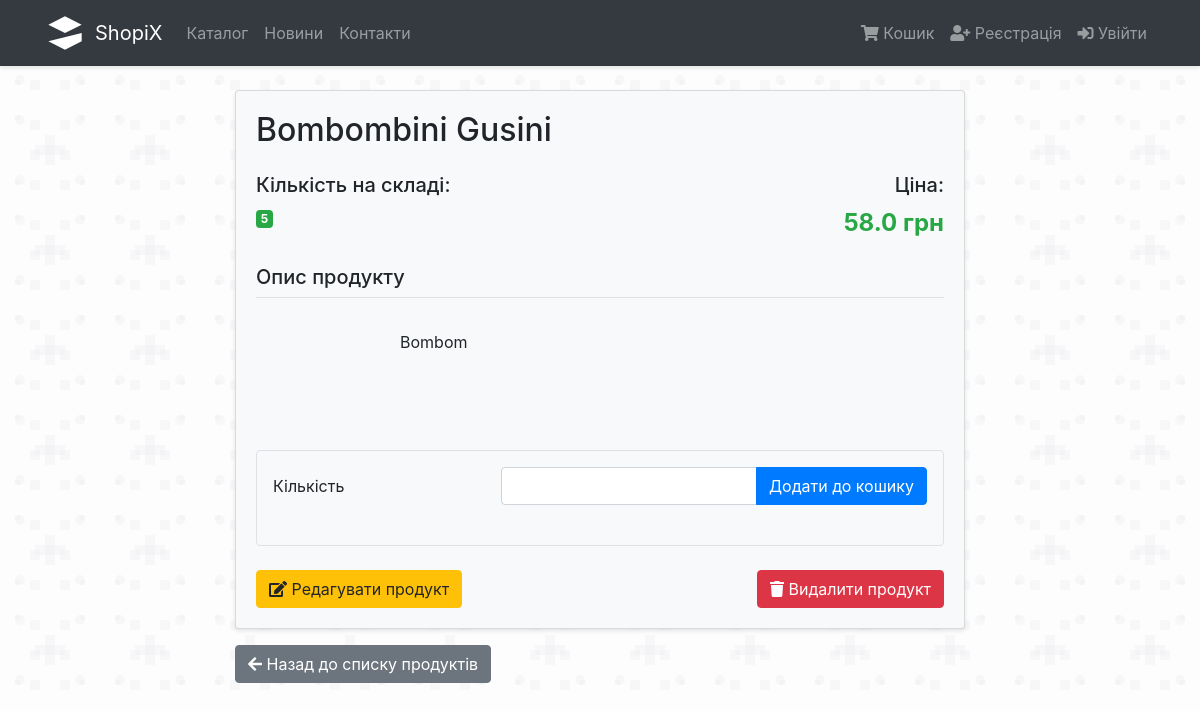
The app's page /products/4 with its own data.
### proj/products/models.py (models this page shows, shortened)
class Product(db.Model):
    id = db.Column(db.Integer, primary_key=True)
    name = db.Column(db.String(64), unique=False, nullable=False)
    in_stock = db.Column(db.Integer, default=0)
    description = db.Column(db.Text)
    price = db.Column(db.Float, nullable=True, default=0.01) #TODO: set nullable=False after a wipe-out
    orders = db.relationship('OrderToProduct', backref='product', lazy=True)

### proj/products/routes.py (the view, shortened to what this page needs)
@products.route('/<int:id>', methods=['GET', 'POST'])
def details(id):
    if 'cart' not in session:
        session['cart'] = []
    product = Product.query.get_or_404(id)
    form = AddToCart(product_id=product.id)
    return render_template('products/product_details.html', product=product, form=form)

### proj/cart/forms.py
class AddToCart(FlaskForm):
    product_id = HiddenField('ID', validators=[DataRequired()])
    quantity = IntegerField('Кількість', validators=[DataRequired(), NumberRange(min=1)])
    submit = SubmitField('Додати до кошику')

### proj/__init__.py (called while the page is built)
def nl2br(value):
    return Markup(value.replace('\n', '<br>'))

### proj/templates/products/product_details.html (shortened to what this page needs)
{% extends "layout.html" %}
{% block content %}
    <div class="row justify-content-center">
        <div class="col-md-8">
            <div class="card bg-light">
                <div class="card-body">
                    <h2 class="card-title mb-4">{{ product.name }}</h2>
                    <div class="row mb-4">
                        <div class="col-md-6">
                            <h5>Кількість на складі:</h5>
                            {% if product.in_stock > 0 %}
                                <span class="badge badge-success">{{ product.in_stock }}</span>
                            {% else %}
                                <span class="badge badge-danger">Немає в наявності</span>
                            {% endif %}
                        </div>
                        <div class="col-md-6 text-right">
                            <h5>Ціна:</h5>
                            <span class="product-price">{{ product.price }} грн</span>
                        </div>
                    </div>
                    {% if product.description %}
                        <div class="mb-4">
                            <h5 class="border-bottom pb-2">Опис продукту</h5>
                            <div class="description-text">
                                {{ product.description | nl2br }}
                            </div>
                        </div>
                    {% endif %}
                    {% if product.in_stock > 0 %}
                        <div class="mb-4 p-3 bg-light border rounded">
                            <form method="POST" action="{{ url_for('products.details', id=product.id) }}">
                                <div class="form-group row">
                                    <label for="quantity" class="col-sm-4 col-form-label">{{ form.quantity.label }}</label>
                                    <div class="col-sm-8">
                                        <div class="input-group">
                                            {{ form.quantity(class="form-control", min=1, max=product.in_stock) }}
                                            <div class="input-group-append">
                                                {{ form.submit(class="btn btn-primary") }}
                                            </div>
                                        </div>
                                    </div>
                                </div>
                            </form>
                        </div>
                    {% endif %}
                    <div class="d-flex justify-content-between align-items-center">
                        <a href="{{ url_for('products.edit', id=product.id) }}" class="btn btn-warning">
                            <i class="fas fa-edit"></i> Редагувати продукт
                        </a>
                        <button type="button" class="btn btn-danger" data-toggle="modal" data-target="#deleteModal">
                            <i class="fas fa-trash"></i> Видалити продукт
                        </button>
                    </div>
                </div>
            </div>
            <div class="mt-3">
                <a href="{{ url_for('products.index') }}" class="btn btn-secondary">
                    <i class="fas fa-arrow-left"></i> Назад до списку продуктів
                </a>
            </div>
        </div>
    </div>
{% endblock %}

### proj/templates/layout.html (style rules this page uses)
body { background-color: #f8f9fa; min-height: 100vh; }
.card { background-color: rgba(255, 255, 255, 0.9); box-shadow: 0 2px 4px rgba(0, 0, 0, 0.1); }

### proj/templates/products/product_details.html (style rules this page uses)
.description-text { white-space: pre-wrap; line-height: 1.5; }
.product-price { font-size: 1.5rem; font-weight: bold; color: #28a745; }

### records on screen
Product: name "Bombombini Gusini", in_stock "5", price "58.0", description "Bombom"
